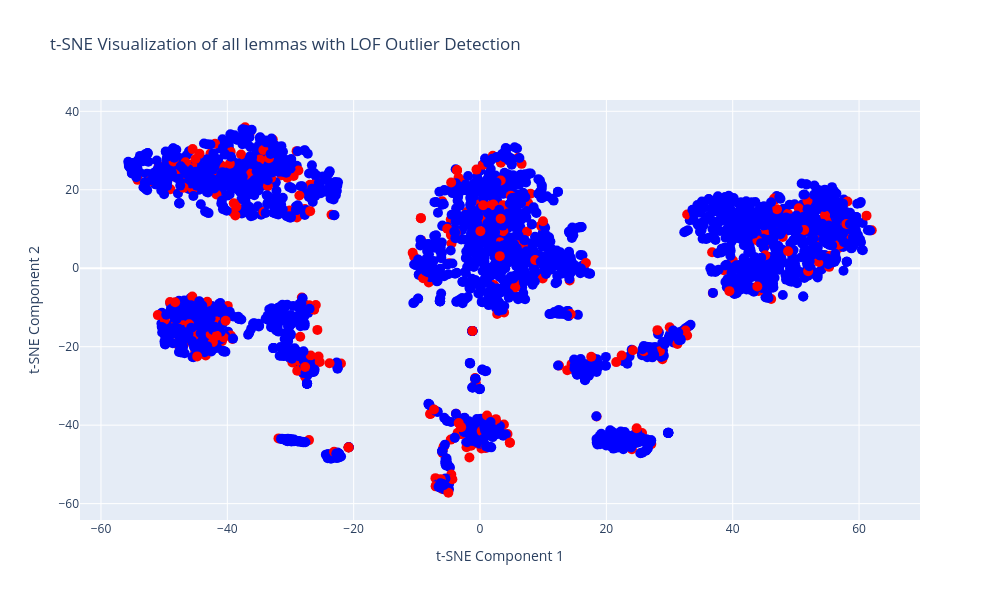

The notebook cell saved with this chart:
### Code cell
from sklearn.manifold import TSNE
import plotly.graph_objects as go
import pandas as pd

# Dimensionality reduction using t-SNE
tsne = TSNE(n_components=2, random_state=42)
X_reduced = tsne.fit_transform(X)

# Prepare data for Plotly visualization
data = pd.DataFrame({
    "Component 1": X_reduced[:, 0],
    "Component 2": X_reduced[:, 1],
    "Word": unique_lemma,
    "Outlier": ["Outlier" if pred == -1 else "Inlier" for pred in y_pred],
    "Outlier_features": [dico[lemma] if lemma in dico else [] for lemma in unique_lemma]
})

# Create a scatter plot with Plotly
fig = go.Figure()

# Add scatter points
fig.add_trace(go.Scatter(
    x=data["Component 1"],
    y=data["Component 2"],
    mode='markers',
    marker=dict(size=10, color=["red" if o == "Outlier" else "blue" for o in data["Outlier"]]),
    text=data["Word"],  
    customdata=data["Outlier_features"],  # Inlier/Outlier status for hover
    hovertemplate="Word: %{text}<br>Status: %{customdata}<extra></extra>"
))

# Update layout
fig.update_layout(
    title="t-SNE Visualization of all lemmas with LOF Outlier Detection",
    xaxis_title="t-SNE Component 1",
    yaxis_title="t-SNE Component 2",
    width=1000,
    height=600
)

# Show the plot
fig.show()

print(f"Number of outliers detected: {n_outliers}/{X.shape[0]}")

### Figure 1 — Plotly figure (JSON) as saved in the notebook; plotly's stock layout.template omitted (floating-point values rounded to 4 significant figures; data arrays with more than 128 entries replaced by an {"elided": "..."} marker saying what was removed)
{"data": [{"customdata": {"elided": "2930 rows, 4363 str values in total"}, "hovertemplate": "Word: %{text}<br>Status: %{customdata}<extra></extra>", "marker": {"color": {"elided": "2930 str values"}, "size": 10}, "mode": "markers", "text": {"elided": "2930x2 str values"}, "type": "scatter", "x": {"elided": "2930 float values"}, "y": {"elided": "2930 float values"}}], "layout": {"height": 600, "title": {"text": "t-SNE Visualization of all lemmas with LOF Outlier Detection"}, "width": 1000, "xaxis": {"title": {"text": "t-SNE Component 1"}}, "yaxis": {"title": {"text": "t-SNE Component 2"}}}}
